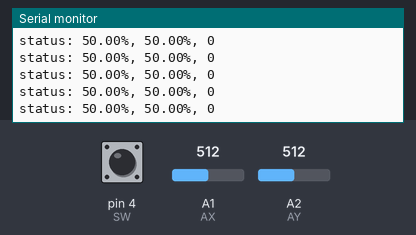
Recording of a sketch running on a simulated Arduino Uno, built with avr-gcc and run on an emulated ATmega328P. Parts: the last lines printed to the serial monitor. The inputs (shaded band) are chosen by the test bench; at power-on: A1 (AX) = 512, A2 (AY) = 512, pin 4 (SW) HIGH.

Above: at 1.2 s.
1.3 s: A1 (AX) set to 716
At 1.35 s:
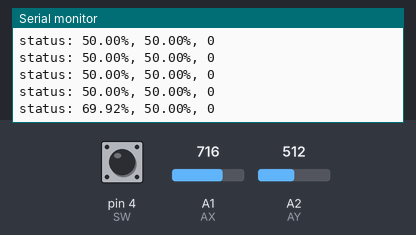
2.8 s: A2 (AY) set to 0
At 2.82 s:
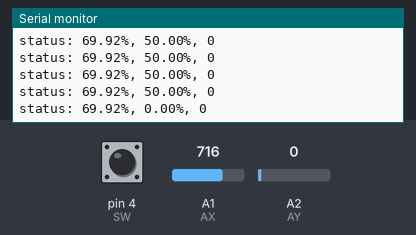
5.8 s: A2 (AY) set to 122
At 5.82 s:
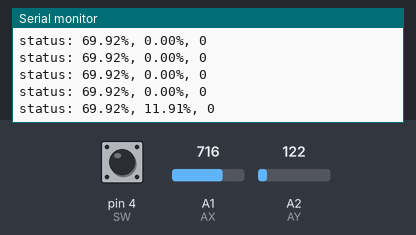
8.8 s: A1 (AX) set to 0
At 8.82 s:
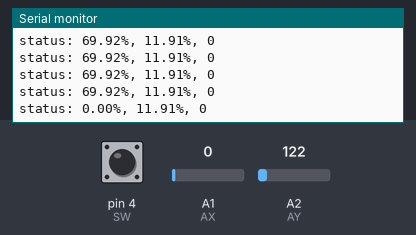
11.8 s: A1 (AX) set to 122
At 11.81 s:
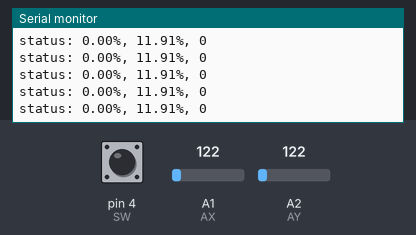
14.8 s: pin 4 (SW) pulled LOW for 0.15 s
At 14.88 s:
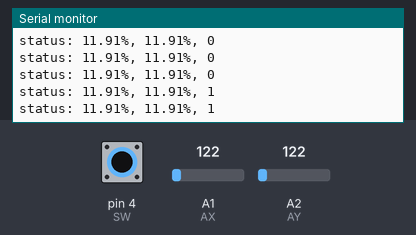
Timing chart, 0 to 17.8 s (numbered marks = the images above; inputs shaded):
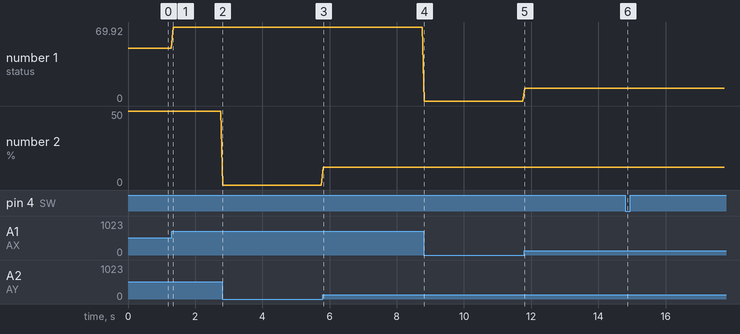

Measured:
- after the input at 1.3 s, the serial monitor: prints a new line after 0.05 s (image 1)
- after the input at 2.8 s, the serial monitor: prints a new line at once (image 2)
- after the input at 5.8 s, the serial monitor: prints a new line at once (image 3)
- after the input at 8.8 s, the serial monitor: prints a new line at once (image 4)
- after the input at 14.8 s, the serial monitor: prints a new line at once (image 6)
- plotted number 1: 50 → 69.92 after the input at 1.3 s
- plotted number 2: 0 → 11.91 after the input at 5.8 s

The sketch:

joystick1.ino
```cpp
int AX = A1;
int AY = A2;
int SW = 4;
int LED = 12;

void setup() {
  pinMode( SW, INPUT_PULLUP );
  Serial.begin(9600);
}
void loop() {
  Serial.print("status: ");
  Serial.print(analogRead(AX)*0.09765625);
  Serial.print("%, ");
  Serial.print(analogRead(AY)*0.09765625);
  Serial.print("%, ");
  Serial.print(!digitalRead(SW));
  Serial.print("\n");
  delay(60);
}
```
